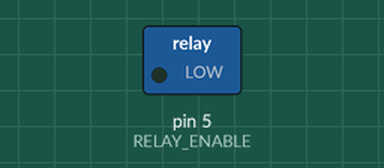
The sketch below on a simulated Arduino Uno, built with avr-gcc and run on an emulated ATmega328P. On the bench: switched loads named in the sketch (green lamp = pin HIGH). Dashed ring = blinking. What the sketch prints to the serial monitor is not drawn.

Above: at 0.5 s.
Timing chart, 0 to 4.6 s (numbered marks = the images above):
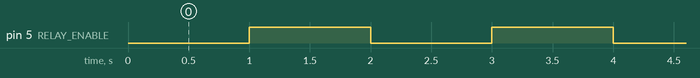

The sketch:

water_valve_relay_test_1.ino
```cpp
const int RELAY_ENABLE = 5;

void setup() {
  // put your setup code here, to run once:
  pinMode(RELAY_ENABLE,OUTPUT);
  Serial.begin(115200);

}

void loop() {
  // put your main code here, to run repeatedly:
  Serial.println("Relay On");
  digitalWrite(RELAY_ENABLE, LOW);
  delay(1000);

  Serial.println("Relay OFF");
  digitalWrite(RELAY_ENABLE,HIGH);
  delay(1000);

}
```

Measured:
- by itself, pin 5 (RELAY_ENABLE): alternates HIGH for 1.0 s and LOW for 1.0 s
